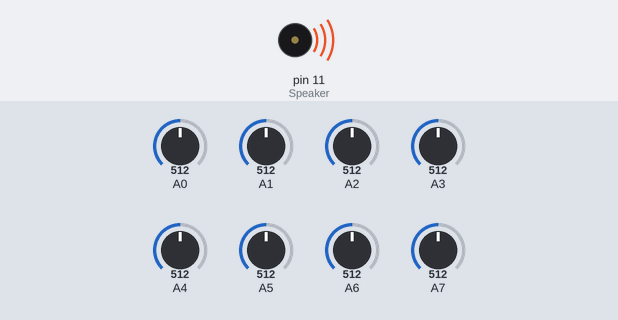
This sketch was run on a simulated Arduino Nano, built with avr-gcc and run on an emulated ATmega328P. On the bench: buzzer (waves = sounding). The inputs (shaded band) are chosen by the test bench; at power-on: A0 = 512, A1 = 512, A2 = 512, A3 = 512, A4 = 512, A5 = 512, A6 = 512, A7 = 512. What the sketch prints to the serial monitor is not drawn.

Above: at 0.1 s.
Timing chart, 0 to 1.6 s (numbered marks = the images above):
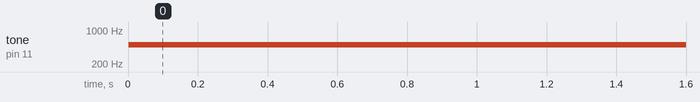

The sketch:

SoundSystem_V0.2.1.ino
```cpp
// Pin's Numbers
#define Speaker 11

// Variables
int speed1;
int speed2;
int speed3;
int speed4;

int freq1;
int freq2;
int freq3;
int freq4;

// formatted string to pass data to python
String formatted_str;


void setup() {
  Serial.begin(9600);
}


void loop() {
  //bpm
  speed1 = map(analogRead(A0), 0, 1023, 0, 999);
  speed2 = map(analogRead(A2), 0, 1023, 0, 999);
  speed3 = map(analogRead(A4), 0, 1023, 0, 999);
  speed4 = map(analogRead(A6), 0, 1023, 0, 999);


  //freq
  freq1 = map(analogRead(A1), 0, 1023, 1, 999);
  freq2 = map(analogRead(A3), 0, 1023, 1, 999);
  freq3 = map(analogRead(A5), 0, 1023, 1, 999);
  freq4 = map(analogRead(A7), 0, 1023, 1, 999);


  if (speed1 < 20 && speed2 < 20 && speed3 < 20 && speed4 < 20) {
    noTone(Speaker);
  }
  if (speed1 > 20) {
    if (freq1 > 20) {
      tone(Speaker, freq1);
    }
    delay(speed1);
  }
  if (speed2 > 20) {
    if (freq2 > 20) {
      tone(Speaker, freq2);
    }
    delay(speed2);
  }
  if (speed3 > 20) {
    if (freq3 > 20) {
      tone(Speaker, freq3);
    }
    delay(speed3);
  }
  if (speed4 > 20) {
    if (freq4 > 20) {
      tone(Speaker, freq4);
    }
    delay(speed4);
  }

  formatted_str = String(speed1) + '-' + String(freq1) + '/' + String(speed2) + '-' + String(freq2) + '/' + String(speed3) + '-' + String(freq3) + '/' + String(speed4) + '-' + String(freq4) + '/';
  Serial.println(formatted_str);
}
```

Measured:
- by itself, tone on pin 11 (Speaker): silent → 500 Hz at 0.00 s
